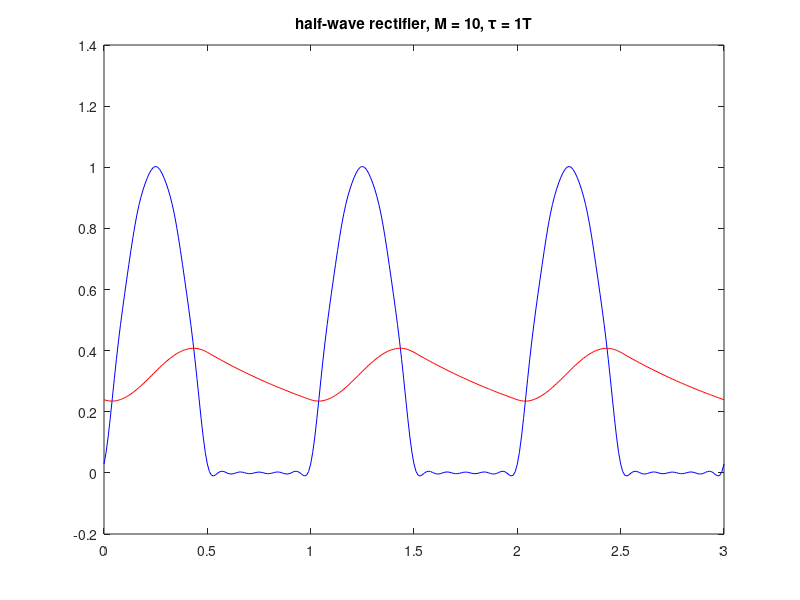
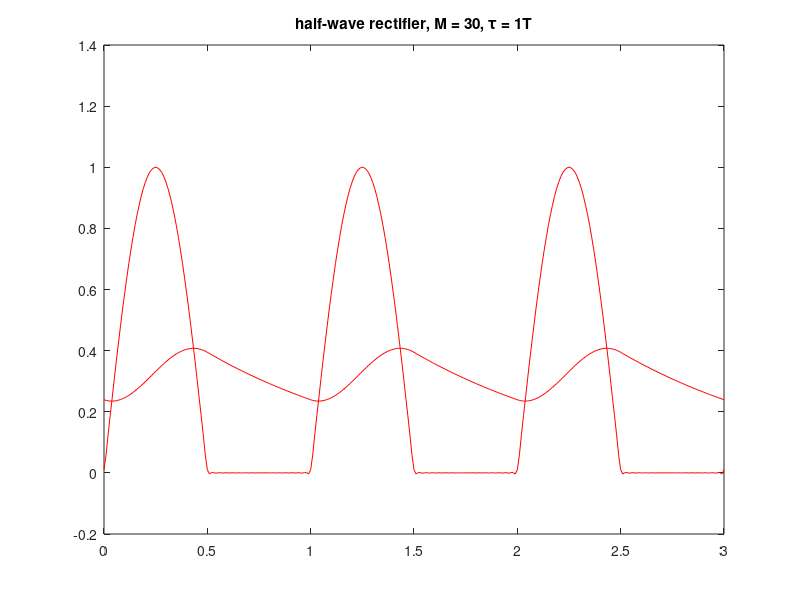
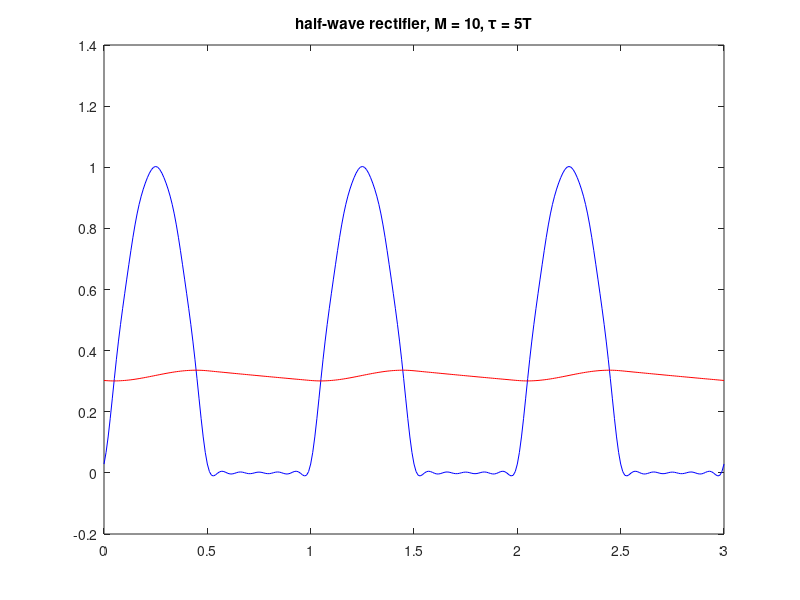
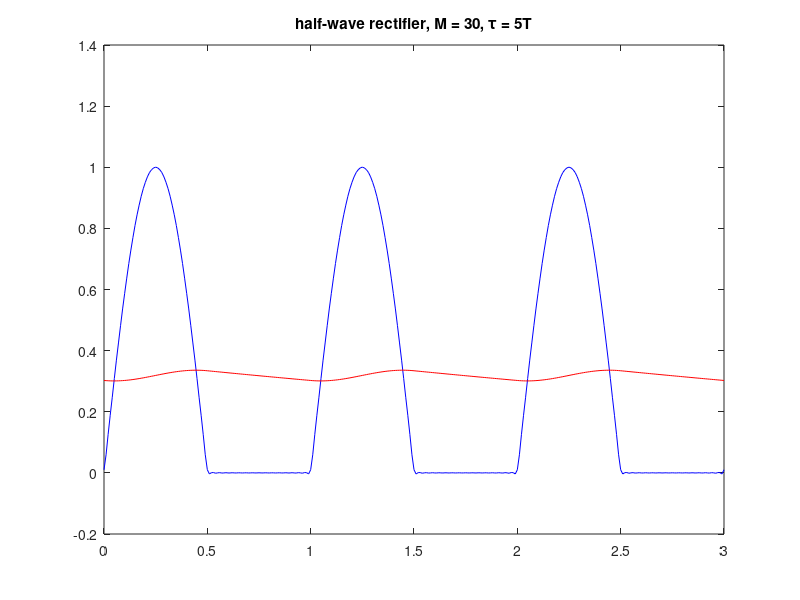

These figures' MATLAB source, in order:
%Ramaseshan Parthasarathy
%12/05/16
%PROBLEM 1: AC/DC HALF-WAVE RECTIFIER & CONVERTER%

%An AC-to-DC converter or 'rectifier' takes an AC input x(t) and converts
%it to a DC outout y(t) while passing it through a diode followed by LPF.
%This is achieved in matlab by using M-term approximation to fourier
%series.

%PART A
w0 = 2*pi;
T = (2*pi)/w0;
c0 = 1/pi;
c1 = 1/4i;
M = 10; tau = T;

H = @(s) 1/(1 + s*tau);
P = @(s) w0 * (1 + exp(-s*T/2))/(s^2 + w0^2)
c = @(k) (1/T) * P(j*k*w0)

ctr = 1;
for t = 0:0.01:3*T
 fM(ctr) = c0;
 yMsteady(ctr) = c0*H(0);
 for k = 1:M
 ck = c(k);
 if k == 1
 ck = c1;
 end
 fM(ctr) = fM(ctr) + 2 * real(ck * exp(1i*k*w0*t));
 yMsteady(ctr) = yMsteady(ctr) + 2 * real(ck * exp(1i*k*w0*t) *
 H(j*k*w0));
 end
 ctr = ctr + 1;
end

t = 0:0.01:3*T;
figure; plot(t, fM, 'b', t,yMsteady, 'r');
title('half-wave rectifier, M = 10, \tau = 1T');

M = 30; tau = T;
H = @(s) 1/(1 + s*tau);

ctr = 1;
for t = 0:0.01:3*T
 fM(ctr) = c0;
 yMsteady(ctr) = c0*H(0);
 for k = 1:M
 ck = c(k);
 if k == 1
 ck = c1;
 end
 fM(ctr) = fM(ctr) + 2 * real(ck * exp(1i*k*w0*t));
 yMsteady(ctr) = yMsteady(ctr) + 2 * real(ck * exp(1i*k*w0*t) *
 H(j*k*w0));
 end
 ctr = ctr + 1;
end

t = 0:0.01:3*T;
figure; plot(t, fM, 'r', t,yMsteady, 'r');
title('half-wave rectifier, M = 30, \tau = 1T');

M = 10; tau = 5*T;
H = @(s) 1/(1 + s*tau);

ctr = 1;
for t = 0:0.01:3*T
 fM(ctr) = c0;
 yMsteady(ctr) = c0*H(0);
 for k = 1:M
 ck = c(k);
 if k == 1
 ck = c1;
 end
 fM(ctr) = fM(ctr) + 2 * real(ck * exp(1i*k*w0*t));
 yMsteady(ctr) = yMsteady(ctr) + 2 * real(ck * exp(1i*k*w0*t) *
 H(j*k*w0));
 end
 ctr = ctr + 1;
end

t = 0:0.01:3*T;
figure; plot(t, fM, 'b', t,yMsteady, 'r');
title('half-wave rectifier, M = 10, \tau = 5T');

M = 30; tau = 5*T;
H = @(s) 1/(1 + s*tau);

ctr = 1;
for t = 0:0.01:3*T
 fM(ctr) = c0;
 yMsteady(ctr) = c0*H(0);
 for k = 1:M
 ck = c(k);
 if k == 1
 ck = c1;
 end
 fM(ctr) = fM(ctr) + 2 * real(ck * exp(1i*k*w0*t));
 yMsteady(ctr) = yMsteady(ctr) + 2 * real(ck * exp(1i*k*w0*t) *
 H(j*k*w0));
 end
 ctr = ctr + 1;
end

t = 0:0.01:3*T;
figure; plot(t, fM, 'b', t,yMsteady, 'r');
title('half-wave rectifier, M = 30, \tau = 5T');

M = 10; tau = 10*T;
H = @(s) 1/(1 + s*tau);

ctr = 1;
for t = 0:0.01:3*T
 fM(ctr) = c0;
 yMsteady(ctr) = c0*H(0);
 for k = 1:M
 ck = c(k);
 if k == 1
 ck = c1;
 end
 fM(ctr) = fM(ctr) + 2 * real(ck * exp(1i*k*w0*t));
 yMsteady(ctr) = yMsteady(ctr) + 2 * real(ck * exp(1i*k*w0*t) *
 H(j*k*w0));
 end
 ctr = ctr + 1;
end

t = 0:0.01:3*T;
figure; plot(t, fM, 'b', t,yMsteady, 'r');
title('half-wave rectifier, M = 10, \tau = 10T');

M = 30; tau = 10*T;
H = @(s) 1/(1 + s*tau);

ctr = 1;
for t = 0:0.01:3*T
 fM(ctr) = c0;
 yMsteady(ctr) = c0*H(0);
 for k = 1:M
 ck = c(k);
 if k == 1
 ck = c1;
 end
 fM(ctr) = fM(ctr) + 2 * real(ck * exp(1i*k*w0*t));
 yMsteady(ctr) = yMsteady(ctr) + 2 * real(ck * exp(1i*k*w0*t) *
 H(j*k*w0));
 end
 ctr = ctr + 1;
end

t = 0:0.01:3*T;
figure; plot(t, fM, 'b', t,yMsteady, 'r');
title('half-wave rectifier, M = 30, \tau = 10T');

%PART B
M = 30; tau = 5*T;
A = -(tau^(-1) * P(-1*tau^(-1)))/(exp(T/tau) - 1);
H = @(s) 1/(1 + s*tau);

ctr = 1;
for t = 0:0.01:24*T
 fM1(ctr) = c0;
 yMsteady(ctr) = c0*H(0);
 for k = 1:M
 ck = c(k);
 if k == 1
 ck = c1;
 end
 fM1(ctr) = fM1(ctr) + 2 * real(ck * exp(1i*k*w0*t));
 yMsteady(ctr) = yMsteady(ctr) + 2 * real(ck * exp(1i*k*w0*t) *
 H(j*k*w0));
 end
 yM1(ctr) = A*exp(-1*t/tau) + yMsteady(ctr);
 ctr = ctr + 1;
end

t = 0:0.01:24*T;
figure; plot(t, fM1, 'b', t, yMsteady, 'r', t, yM1, 'k');
title('half-wave rectifier, M = 30, \tau = 5T');

M = 30; tau = 10*T;
A = -(tau^(-1) * P(-1*tau^(-1)))/(exp(T/tau) - 1);
H = @(s) 1/(1 + s*tau);

ctr = 1;
for t = 0:0.01:24*T
 fM2(ctr) = c0;
 yMsteady(ctr) = c0*H(0);
 for k = 1:M
 ck = c(k);
 if k == 1
 ck = c1;
 end
 fM2(ctr) = fM2(ctr) + 2 * real(ck * exp(1i*k*w0*t));
 yMsteady(ctr) = yMsteady(ctr) + 2 * real(ck * exp(1i*k*w0*t) *
 H(j*k*w0));
 end
 yM2(ctr) = A*exp(-1*t/tau) + yMsteady(ctr);
 ctr = ctr + 1;
end

t = 0:0.01:24*T;
figure; plot(t, fM2, 'b', t, yMsteady, 'r', t, yM2 ,'k');
title('half-wave rectifier, M = 30, \tau = 10T');

%PART C
%M=30, tau=5T
num=[1];
den=[5.*T,1];
H = tf(num,den);
ym_lsim = lsim(H, fM1, t);
e5 =norm(yM1 - ym_lsim')

%M=30, tau=10T
num=[1];
den=[10.*T,1];
H = tf(num,den);
ym_lsim = lsim(H,fM2, t);
e10 = norm(yM2 - ym_lsim')

%PROBLEM 2: FIR DIGITAL FILTER DESIGN USING THE FOURIER SERIES METHOD%
clear; clc;

%Given a signal input x(t) of length L which is sum of desired signal s(n)
%and interference v(n), the x(t) is stripped of its interference signal
%v(t) by passing it through a BPF, with values of omega specified within
%the lab (code). The filter itself is designed using fourier series
%analysis in conjunction with a Hamming window.

%PART A
n = 1:199;
om0 = 0.2*pi; om1 = 0.1*pi; om2 = 0.3*pi;
omA = 0.15*pi; omB = 0.25*pi;

s = @(n) sin(om0 * n);
v = @(n) sin(om1 * n) + sin(om2 * n);
x = @(n) s(n) + v(n);

figure; plot(n,x(n),'r',n,s(n),'k:');
title('x(n) and s(n)');

%PART B
M = 75;
hn = (0.54 + 0.46*cos(pi*(n-M)/M)).*((omB)*sinc(omB*(n-M)/pi) -
 (omA)*sinc(omA*(n-M)/pi))/pi;

figure; plot(n, filter(hn,1,x(n)), 'r', n, s(n), 'k:');
title('s(n) and filtered x(n), 2M = 150');

%PART C
figure; plot(n, filter(hn,1,v(n)), 'r', n, v(n), 'k:');
title('v(n) and filtered v(n), 2M = 150');

%PART D
a = [0.1, 0.1]; b = [0.2, 0.2];
c = [0.3, 0.3]; d = [0, 0.16];
e = [-100, -87.5];

w = pi * linspace(0, 0.4, 801);
hh = abs(freqz(hn, 1, w));
hhdB = mag2db(abs(hh));

figure;
plot(w/pi, hh, 'b-', a, d, 'k-', b, d, 'k-', c, d, 'k-', ...
 'linewidth', 1.5, 'markersize', 20);
xlabel('\omega (\pi)'); grid on;
title('Magnitude Response |H(\omega)|, 2M = 150');

figure;
plot(w/pi, hhdB, 'b-', a, d, 'k-', b, d, 'k-', c, d, 'k-', ...
 'linewidth', 1.5, 'markersize', 20);
xlabel('\omega (\pi)'); grid on;
title('Magnitude Response |H(\omega)| in dB, 2M = 150');
clear;

%PART E
%PART A REPEATED
n = 1:199;
om0 = 0.2*pi; om1 = 0.1*pi; om2 = 0.3*pi;
omA = 0.15*pi; omB = 0.25*pi;

s = @(n) sin(om0 * n);
v = @(n) sin(om1 * n) + sin(om2 * n);
x = @(n) s(n) + v(n);

figure; plot(n,x(n),'r',n,s(n),'k:');
title('x(n) and s(n)');

%PART B REPEATED
M = 100;
hn = (0.54 + 0.46*cos(pi*(n-M)/M)).*((omB)*sinc(omB*(n-M)/pi) -
 (omA)*sinc(omA*(n-M)/pi))/pi;

figure; plot(n, filter(hn,1,x(n)), n, s(n));
title('s(n) and filtered x(n), 2M = 200');

%PART C REPEATED
figure; plot(n, filter(hn,1,v(n)),'r-', n, v(n), 'k:');
title('v(n) and filtered v(n), 2M = 200');

%PART D REPEATED
a = [0.1, 0.1]; b = [0.2, 0.2];
c = [0.3, 0.3]; d = [0, 0.16];
e = [-100, -87.5];
w = pi * linspace(0, 0.4, 801);

hh = abs(freqz(hn, 1, w));
hhdB = mag2db(abs(hh));

figure;
plot(w/pi, hh, 'b-', a, d, 'r-', b, d, 'r-', c, d, 'r-', ...
 'linewidth', 1.5, 'markersize', 20);
set(gca, 'XTick', 0:0.1:0.4, 'XLim', [0, 0.4]);
 set(gca, 'YTick', 0:0.2:1, 'XLim', [0, 1]);
xlabel('\omega in units of (\pi)'); grid on;
title('Magnitude Response |H(\omega)|, 2M = 200');

figure;
plot(w/pi, hhdB, 'b-', a, d, 'r-', b, d, 'r-', c, d, 'r-', ...
 'linewidth', 1.5, 'markersize', 20);
set(gca, 'XTick', 0:0.1:0.4, 'XLim', [0, 0.4]);
%set(gca, 'YTick', -100:25:0, 'XLim', [-100, 0]);
xlabel('\omega in units of (\pi)'); grid on;
title('Magnitude Response |H(\omega)| in dB, 2M = 200');
clear all;

%PART F
a = [0.1, 0.1]; b = [0.2, 0.2];
c = [0.3, 0.3]; d = [0, 0.16];
e = [-100, -87.5];

omA = 0.15*pi; omB = 0.25*pi;
w = pi * linspace(0, 0.4, 801);

n = 1:199;
M1 = 75;

%hn1 = (cos(pi*(n-M1)/M1)).*((omB)*sinc(omB*(n-M1)/pi) - (omA)*sinc(omA*(n-M1)/pi))/pi;
hn1 = ((omB)*sinc(omB*(n-M1)/pi) - (omA)*sinc(omA*(n-M1)/pi))/pi;
hh1 = abs(freqz(hn1, 1, w));
hhdB1 = mag2db(abs(hh1));

figure;
plot(w/pi, hh1, 'b-', a, d, 'r-', b, d, 'r-', c, d, 'r-', ...
 'linewidth', 1.5, 'markersize', 20);
 set(gca, 'XTick', 0:0.1:0.4, 'XLim', [0, 0.4]);
 set(gca, 'YTick', 0:0.2:1, 'XLim', [0, 1]);
xlabel('\omega (\pi)'); grid on;
title('Magnitude Response Gibbs |H(\omega)|, 2M = 150');

M2 = 100;
%hn2 = (cos(pi*(n-M2)/M2)).*((omB)*sinc(omB*(n-M2)/pi) - (omA)*sinc(omA*(n-M2)/pi))/pi;
hn2 = ((omB)*sinc(omB*(n-M2)/pi) - (omA)*sinc(omA*(n-M2)/pi))/pi;
hh2 = abs(freqz(hn2, 1, w));
hhdB1 = mag2db(abs(hh2));
figure;
plot(w/pi, hh2, 'b-', a, d, 'r-', b, d, 'r-', c, d, 'r-', ...
 'linewidth', 1.5, 'markersize', 20);
%plot(w/pi, hh2, 'b-', 'linewidth', 1.5, 'markersize', 20);
 set(gca, 'XTick', 0:0.1:0.4, 'XLim', [0, 0.4]);
 set(gca, 'YTick', 0:0.2:1, 'XLim', [0, 1]);
%hold on; arrow1 = annotation('arrow', [0.1 0.1], [0 0.2]);
 arrow1.Color = 'red';
xlabel('\omega (\pi)'); grid on;
title('Magnitude Response Gibbs |H(\omega)|, 2M = 200');
